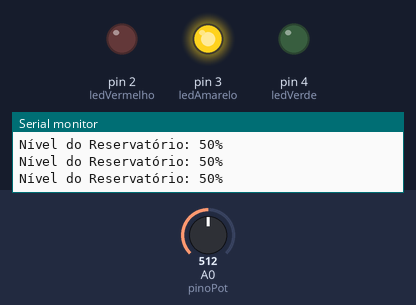
Recording of a sketch running on a simulated Arduino Uno, built with avr-gcc and run on an emulated ATmega328P. On the bench: output pins drawn as LEDs (lit = HIGH), the last lines printed to the serial monitor. Dashed ring = blinking. The test bench sets the inputs (shaded band); at power-on: A0 (pinoPot) = 512.

Above: at 1.2 s.
1.3 s: A0 (pinoPot) set to 331
4.3 s: A0 (pinoPot) set to 308
At 5.5 s:
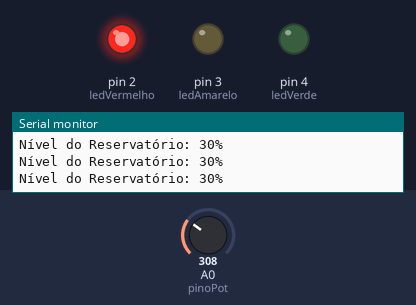
5.8 s: A0 (pinoPot) set to 118
8.8 s: A0 (pinoPot) set to 102
At 9.21 s:
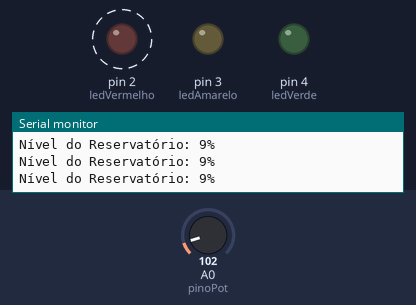
11.8 s: A0 (pinoPot) set to 900
At 12.8 s:
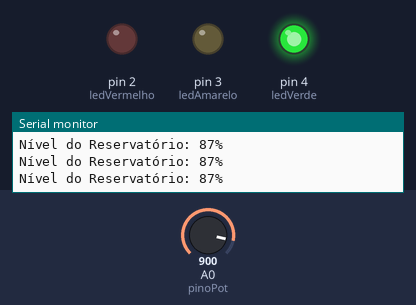
13.3 s: A0 (pinoPot) set to 738
14.8 s: A0 (pinoPot) set to 712
At 16.2 s:
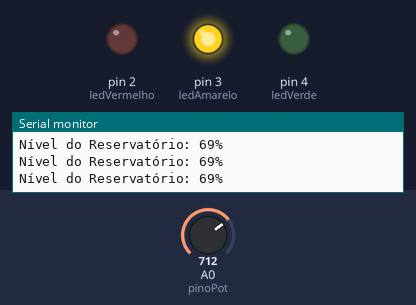
Timing chart, 0 to 17.8 s (numbered marks = the images above; inputs shaded):
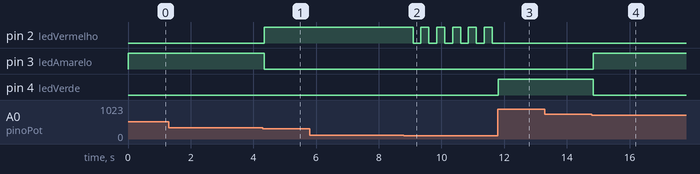

Measured:
- the behaviour switches between 318 and 317 on A0 (pinoPot) (found by bisection; images 0 and 1)
- the behaviour switches between 113 and 112 on A0 (pinoPot) (found by bisection; images 1 and 2)
- the behaviour switches between 727 and 726 on A0 (pinoPot) (found by bisection; images 3 and 4)
- after the input at 4.3 s, pin 2 (ledVermelho): LOW → HIGH at once; pin 3 (ledAmarelo): HIGH → LOW at once
- after the input at 8.8 s, pin 2 (ledVermelho): alternates HIGH for 0.25 s and LOW for 0.25 s, starting after 0.29 s
- after the input at 11.8 s, pin 2 (ledVermelho): stops changing and stays LOW; pin 4 (ledVerde): LOW → HIGH at once
- after the input at 14.8 s, pin 3 (ledAmarelo): LOW → HIGH after 0.05 s; pin 4 (ledVerde): HIGH → LOW after 0.05 s

The sketch:

Ex25.ino
```cpp
const int pinoPot = A0;
const int ledVermelho = 2;
const int ledAmarelo = 3;
const int ledVerde = 4;
unsigned long anteriorMillis = 0;
bool estadoPisca = false;

void setup() {
  pinMode(ledVermelho, OUTPUT);
  pinMode(ledAmarelo, OUTPUT);
  pinMode(ledVerde, OUTPUT);
  Serial.begin(9600);
}

void loop() {
  int leitura = analogRead(pinoPot);
  int nivel = map(leitura, 0, 1023, 0, 100);
  unsigned long atualMillis = millis();


  if (atualMillis - anteriorMillis >= 250) {
    anteriorMillis = atualMillis;
    estadoPisca = !estadoPisca;
  }

  // --- CLASSIFICAÇÃO DOS NÍVEIS ---

  if (nivel <= 10) {
    // CRÍTICO BAIXO: Vermelho Pisca
    digitalWrite(ledVermelho, estadoPisca);
    digitalWrite(ledAmarelo, LOW);
    digitalWrite(ledVerde, LOW);
  }
  else if (nivel > 10 && nivel <= 30) {
    // BAIXO: Vermelho Fixo
    digitalWrite(ledVermelho, HIGH);
    digitalWrite(ledAmarelo, LOW);
    digitalWrite(ledVerde, LOW);
  }
  else if (nivel > 30 && nivel <= 70) {
    // MÉDIO: Amarelo Fixo
    digitalWrite(ledVermelho, LOW);
    digitalWrite(ledAmarelo, HIGH);
    digitalWrite(ledVerde, LOW);
  }
  else if (nivel > 70 && nivel <= 90) {
    // ALTO: Verde Fixo
    digitalWrite(ledVermelho, LOW);
    digitalWrite(ledAmarelo, LOW);
    digitalWrite(ledVerde, HIGH);
  }
  else {
    // CRÍTICO ALTO: Verde Pisca
    digitalWrite(ledVermelho, LOW);
    digitalWrite(ledAmarelo, LOW);
    digitalWrite(ledVerde, estadoPisca);
  }


  Serial.print("Nível do Reservatório: ");
  Serial.print(nivel);
  Serial.println("%");

  delay(50);
}
```
